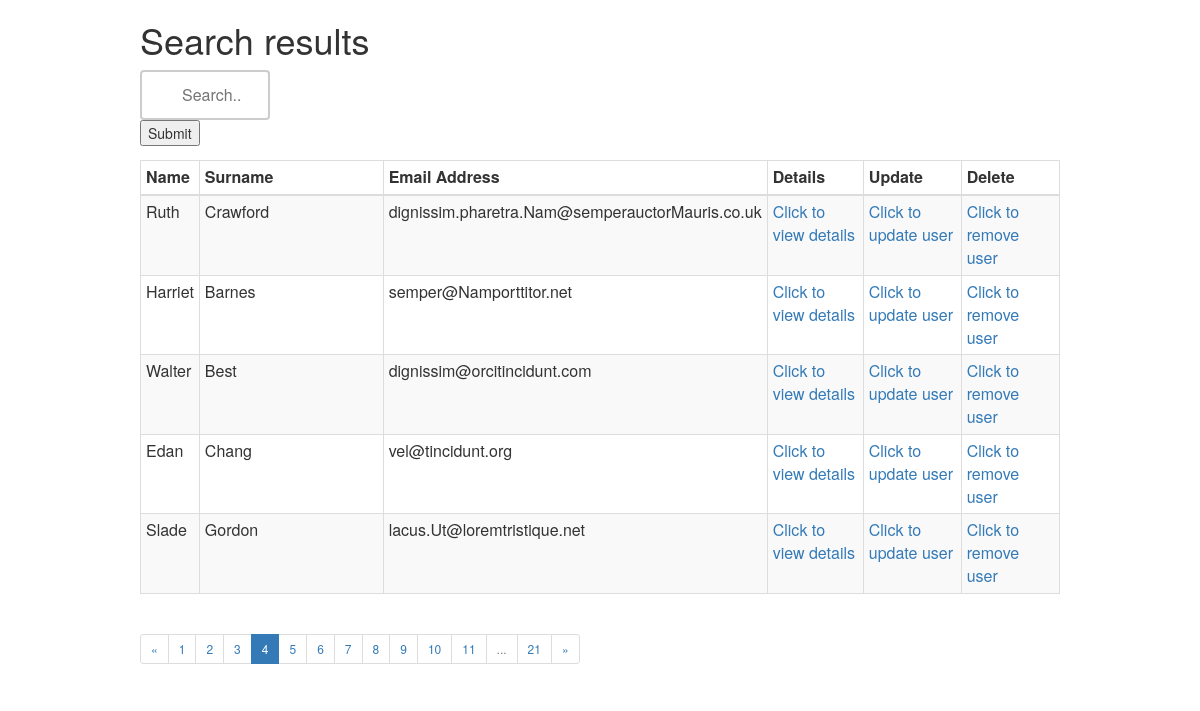
The page /search.php?limit=5&page=4 on the database its author committed.
### tables this page shows
CREATE TABLE IF NOT EXISTS `users` (
  `Id` int(11) NOT NULL,
  `first_name` varchar(50) NOT NULL,
  `last_name` varchar(50) NOT NULL,
  `email` varchar(60) NOT NULL,
  `user_image` varchar(100) DEFAULT NULL
);

### search.php (the view, shortened to what this page needs)
 <html>
   <head>
       <link rel="stylesheet" href="https://maxcdn.bootstrapcdn.com/bootstrap/3.3.7/css/bootstrap.min.css">
    </head>
<?php
include 'connect.php';
 require_once 'paginator.php';
    $limit      = ( isset( $_GET['limit'] ) ) ? $_GET['limit'] : 5;
    $page       = ( isset( $_GET['page'] ) ) ? $_GET['page'] : 1;
    $links      = ( isset( $_GET['links'] ) ) ? $_GET['links'] : 7;
    $query = "SELECT * FROM users WHERE ( first_name LIKE  '%".$_POST['prefix']."%' OR last_name LIKE  '%".$_POST['prefix']."%')";
    $Paginator  = new Paginator( $conn, $query );
    $results    = $Paginator->getData( $limit, $page );
?>
<div class="container">
                <div class="col-md-10 col-md-offset-1">
                    <h1> Search results </h1>
                     <form action="" method="post">
                         <input type="text" name="prefix" placeholder= "Search.." /><br />
                        <input type="submit" value="Submit" />
                    </form>
                <table class="table table-striped table-condensed table-bordered table-rounded">
                        <thead>
                                <tr>
                                <th>Name</th>
                                <th width="20%">Surname</th>
                                <th width="20%">Email Address</th>
                                <th>Details</th>
                                <th>Update</th>
                                <th>Delete</th>
                        </tr>
                        </thead>
                        <tbody>
                             <?php for( $i = 0; $i < count( $results->data ); $i++ ) : ?>
                                    <tr>
                                            <td><?php echo $results->data[$i]['first_name']; ?></td>
                                            <td><?php echo $results->data[$i]['last_name']; ?></td>
                                            <td><?php echo $results->data[$i]['email']; ?></td>
                                            <td><?php  echo "<a href='view.php?id=". $results->data[$i]['Id'] ."'>Click to view details</a>"; ?></td>
                                            <td><?php  echo "<a href='update.php?id=".$results->data[$i]['Id']."'>Click to update user</a>"; ?></td>
                                            <td><?php  echo "<a href=delete.php?id=".$results->data[$i]['Id']."'>Click to remove user</a>"; ?></td>
                                    </tr>
                            <?php endfor; ?>
                        </tbody>
                </table>
                 <?php echo $Paginator->createLinks( $links, 'pagination pagination-sm' ); ?>
                </div>
        </div>
        </html>

### search.php (style rules this page uses)
input[type=text] { width: 130px; box-sizing: border-box; border: 2px solid #ccc; border-radius: 4px; font-size: 16px; background-color: white; background-image: url('searchicon.png'); background-position: 10px 10px; background-repeat: no-repeat; padding: 12px 20px 12px 40px; -webkit-transition: width 0.4s ease-in-out; transition: width 0.4s ease-in-out; }

### rows shown on the page
users: first_name "Ruth", last_name "Crawford", email "dignissim.pharetra.Nam@semperauctorMauris.co.uk"
users: first_name "Harriet", last_name "Barnes", email "semper@Namporttitor.net"
users: first_name "Walter", last_name "Best", email "dignissim@orcitincidunt.com"
users: first_name "Edan", last_name "Chang", email "vel@tincidunt.org"
users: first_name "Slade", last_name "Gordon", email "lacus.Ut@loremtristique.net"

### other values the page prints
$last "21"
